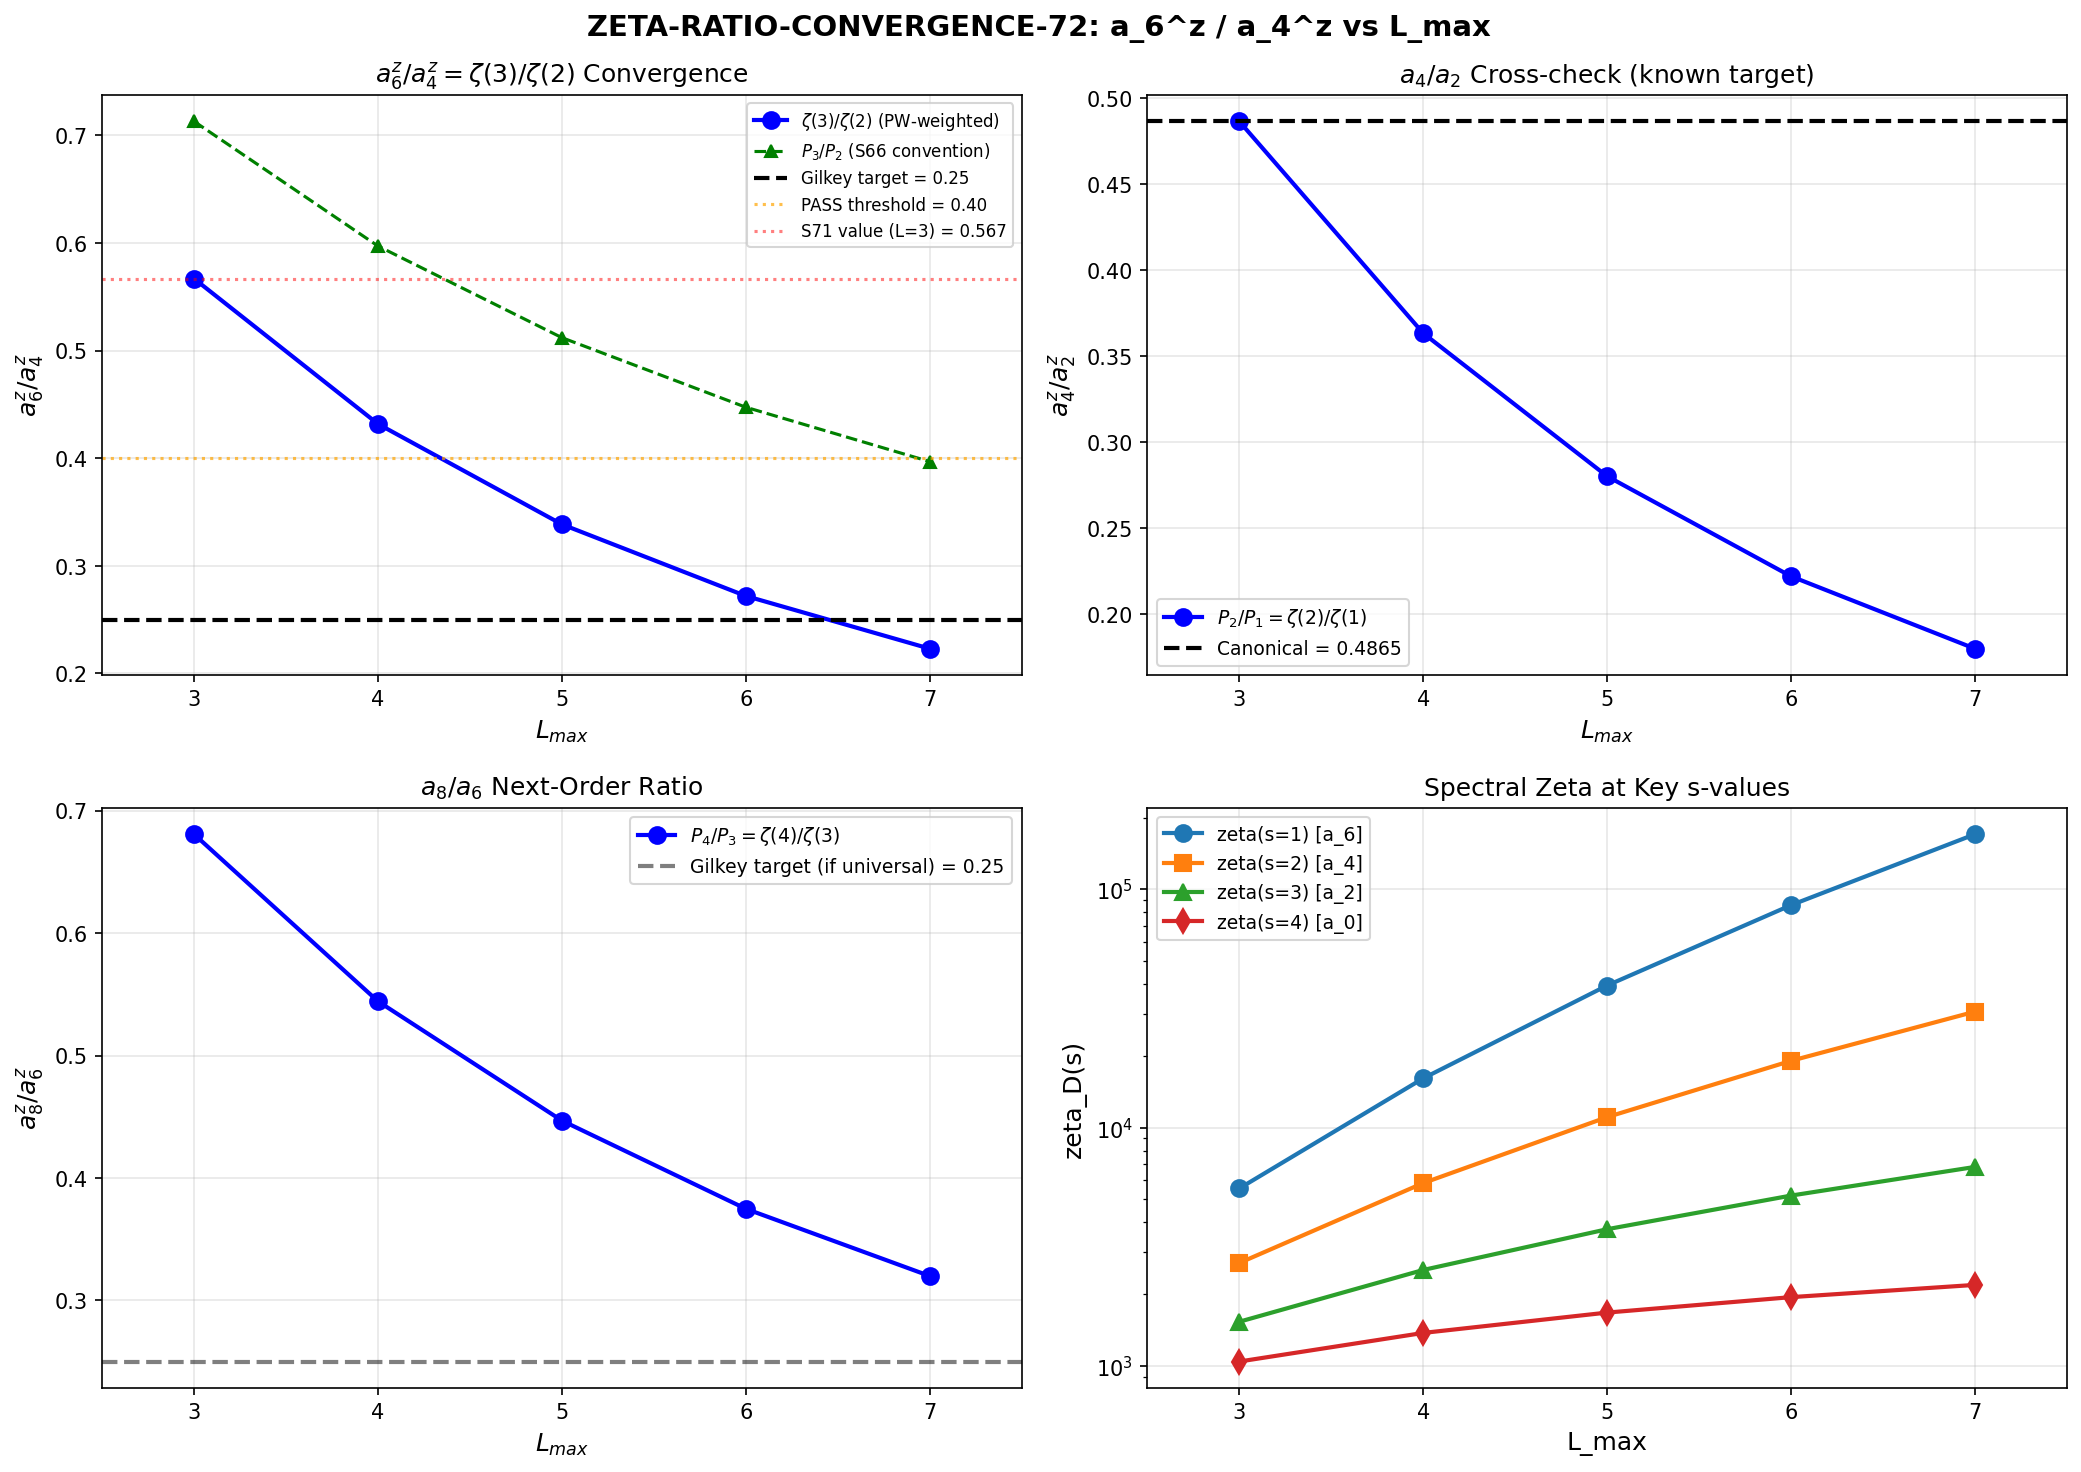

This figure's Python source:
#!/usr/bin/env python3
"""
s72_zeta_ratio_scan.py -- ZETA-RATIO-CONVERGENCE-72
Spectral Zeta Ratio a_6^z/a_4^z Convergence Scan vs L_max

STRUCTURAL CONTEXT
------------------
S71 found a_6^z/a_4^z = 0.567 at L_max=7, but the Landau-Baptista workshop
(WS3 C3/D3) established this is contaminated by finite-spectrum artifacts.
The spectral zeta of a truncated spectrum is a finite sum whose Taylor
coefficients receive contributions from all spectral moments. As L_max
increases, more modes contribute and the ratio should drift toward the
asymptotic Gilkey value of ~0.25 for a near-Einstein homogeneous space.

METHOD
------
For each L_max in {3, 4, 5, 6, 7}, we:
1. Accumulate all D_K eigenvalues (with PW multiplicities) up to level L_max.
2. Compute the truncated spectral zeta function:
     zeta_D^{trunc}(s) = sum_{n: level <= L_max} mult_n * |lambda_n|^{-2s}
   which is an entire function (no poles) for any finite truncation.
3. Evaluate at the positions corresponding to SDW poles of the FULL zeta:
     s = (d-k)/2 for d=8: s=4 (a_0), s=3 (a_2), s=2 (a_4), s=1 (a_6)
   These truncated values are "a_k^z" -- the spectral zeta proxies for the
   true SDW coefficients. They converge to the true values as L_max -> inf.
4. Alternatively, extract a_k^{heat} via polynomial fit to the truncated
   heat trace Theta(t)*t^4 in an intermediate-t window.
5. Form the ratio a_6^z/a_4^z at each L_max and check convergence.

The Gilkey prediction a_6/a_4 ~ 0.25 comes from the heat kernel expansion
on compact near-Einstein homogeneous spaces, where a_6 is suppressed
relative to a_4 by a factor of O(R/dim(K)).

Gate: ZETA-RATIO-CONVERGENCE-72
  PASS: Ratio monotonically decreasing toward 0.25 across 3+ consecutive
        L_max values, with value at largest L_max < 0.40.
  INFO: Ratio decreasing but non-monotonically, or value at largest L_max > 0.40.
  FAIL: Ratio INCREASING with L_max (divergent, contamination worsening).

Author: baptista-spacetime-analyst
Session: S72 W1-C
"""

import sys
import os
import time

sys.path.insert(0, os.path.dirname(os.path.abspath(__file__)))

import numpy as np
import matplotlib
matplotlib.use('Agg')
import matplotlib.pyplot as plt
from scipy.optimize import curve_fit

from canonical_constants import (
    PI, M_KK, tau_fold,
    a0_fold, a2_fold, a4_fold,
)

import dirac_spectrum as tds

outdir = os.path.dirname(os.path.abspath(__file__))

# =============================================================================
# 0. UTILITY FUNCTIONS
# =============================================================================

def dim_su3(p, q):
    """Dimension of SU(3) irrep (p,q)."""
    return (p + 1) * (q + 1) * (p + q + 2) // 2

def C2_su3(p, q):
    """Quadratic Casimir of SU(3) irrep (p,q)."""
    return (p**2 + q**2 + p * q + 3 * p + 3 * q) / 3.0

def T_su3(p, q):
    """Dynkin index: T(R) = dim(R)*C_2(R)/8."""
    return dim_su3(p, q) * C2_su3(p, q) / 8.0

def build_irrep_with_fallback(p, q, gens, f_abc):
    """Build irrep (p,q) with conjugation fallback for problematic sectors."""
    try:
        tds._irrep_cache.clear()
        rho, dim_check = tds.get_irrep(p, q, gens, f_abc)
        return rho, dim_check
    except (NotImplementedError, Exception) as e:
        if q > p and q > 0 and p > 0:
            tds._irrep_cache.clear()
            rho_qp, dim_check = tds.get_irrep(q, p, gens, f_abc)
            rho_pq = [-r.T for r in rho_qp]
            return rho_pq, dim_check
        raise

print("=" * 80)
print("ZETA-RATIO-CONVERGENCE-72: Spectral Zeta Ratio a_6^z/a_4^z vs L_max")
print("S72 W1-C | baptista-spacetime-analyst")
print("=" * 80)

# =============================================================================
# 1. BUILD GEOMETRIC INFRASTRUCTURE
# =============================================================================
print("\n" + "=" * 80)
print("1. BUILDING GEOMETRIC INFRASTRUCTURE AT tau = %.4f" % tau_fold)
print("=" * 80)

gens = tds.su3_generators()
f_abc = tds.compute_structure_constants(gens)
B_ab = tds.compute_killing_form(f_abc)
g_s = tds.jensen_metric(B_ab, tau_fold)
E = tds.orthonormal_frame(g_s)
ft = tds.frame_structure_constants(f_abc, E)
Gamma_conn = tds.connection_coefficients(ft)
gammas = tds.build_cliff8()
Omega = tds.spinor_connection_offset(Gamma_conn, gammas)

cliff_err = tds.validate_clifford(gammas)
mc_err = tds.validate_connection(Gamma_conn)
print(f"  Clifford algebra error: {cliff_err:.2e}")
print(f"  Metric compatibility error: {mc_err:.2e}")

# =============================================================================
# 2. COMPUTE D_K EIGENVALUES FOR ALL SECTORS UP TO L_MAX = 7
# =============================================================================
print("\n" + "=" * 80)
print("2. COMPUTING D_K EIGENVALUES FOR ALL SECTORS UP TO L_max = 7")
print("=" * 80)

L_MAX_TOTAL = 7
sector_evals = {}  # key: (p,q), value: dict with abs eigenvalues, level, etc.

t_total_start = time.time()

for L in range(L_MAX_TOTAL + 1):
    for p in range(L + 1):
        q = L - p
        dim_pq = dim_su3(p, q)
        t0 = time.time()

        try:
            rho, dim_check = build_irrep_with_fallback(p, q, gens, f_abc)
            assert dim_check == dim_pq, f"dim mismatch: {dim_check} vs {dim_pq}"
        except Exception as e:
            print(f"  ({p},{q}) L={L}: SKIPPED - {e}")
            continue

        D_pi = tds.dirac_operator_on_irrep(rho, E, gammas, Omega)

        # D_pi is anti-Hermitian: eigenvalues purely imaginary
        H = 1j * D_pi
        H = 0.5 * (H + H.conj().T)  # Enforce exact Hermiticity
        evals = np.linalg.eigvalsh(H)
        t1 = time.time()

        abs_evals = np.abs(evals)
        nonzero_mask = abs_evals > 1e-12
        pos_abs = abs_evals[nonzero_mask]

        omega_min = np.min(pos_abs) if len(pos_abs) > 0 else np.inf
        omega_max = np.max(pos_abs) if len(pos_abs) > 0 else 0.0
        n_zero = int(np.sum(~nonzero_mask))

        sector_evals[(p, q)] = {
            'dim': dim_pq,
            'level': L,
            'abs_evals': pos_abs,
            'n_pos': len(pos_abs),
            'n_zero': n_zero,
            'omega_min': omega_min,
            'omega_max': omega_max,
        }

        print(f"  ({p},{q}) L={L}: dim={dim_pq:4d}, |lam| in [{omega_min:.4f}, {omega_max:.4f}], "
              f"n_pos={len(pos_abs):5d}, t={t1-t0:.1f}s")

t_total = time.time() - t_total_start
print(f"\n  Total computation time: {t_total:.1f}s")

# =============================================================================
# 3. FOR EACH L_MAX, COMPUTE SPECTRAL ZETA AND HEAT KERNEL COEFFICIENTS
# =============================================================================
print("\n" + "=" * 80)
print("3. SPECTRAL ZETA RATIO a_6^z/a_4^z VS L_max")
print("=" * 80)

# The key s-values for an 8-dimensional manifold (d=8):
#   a_0 pole at s = d/2 = 4
#   a_2 pole at s = (d-2)/2 = 3
#   a_4 pole at s = (d-4)/2 = 2
#   a_6 pole at s = (d-6)/2 = 1
#   a_8 pole at s = (d-8)/2 = 0

# For the TRUNCATED spectrum, zeta_D^{trunc}(s) is an entire function.
# We evaluate it at s=2 and s=1 to get proxies for a_4 and a_6.

# Method A: Direct spectral zeta evaluation
# Method B: Heat kernel polynomial fit

L_max_values = [3, 4, 5, 6, 7]
results_by_Lmax = {}

for L_max_cut in L_max_values:
    print(f"\n  --- L_max = {L_max_cut} ---")

    # Gather eigenvalues up to this L_max
    all_abs = []
    all_mults = []
    n_sectors = 0  # (local)

    for (p, q), data in sorted(sector_evals.items()):
        if data['level'] <= L_max_cut:
            for ev in data['abs_evals']:
                all_abs.append(ev)
                all_mults.append(data['dim'])  # PW multiplicity
            n_sectors += 1

    all_abs = np.array(all_abs)
    all_mults = np.array(all_mults, dtype=np.float64)
    n_evals = len(all_abs)
    n_weighted = int(np.sum(all_mults))

    print(f"    Sectors: {n_sectors}, Eigenvalues: {n_evals}, Weighted modes: {n_weighted}")
    print(f"    |lambda| range: [{np.min(all_abs):.6f}, {np.max(all_abs):.6f}]")

    # METHOD A: Spectral zeta power sums
    # P_k = sum_n mult_n * |lambda_n|^{-2k} = zeta_D(s=k)
    # This converges for all k since the sum is finite (truncated spectrum).
    #
    # CONVENTION (matching S66 s66_zeta_sa.py):
    #   "a_k" in S66 = P_{k/2} = sum mult * |lam|^{-k}
    # So S66's a_4 = P_2 = zeta_D(2), and S66's a_6 = P_3 = zeta_D(3).
    # The ratio a_6/a_4 as used in S71 = zeta_D(3)/zeta_D(2) = P_3/P_2.
    #
    # IMPORTANT: The S66 absolute values differ from ours by a factor ~2
    # because S66 does not double-count PW multiplicity (each block of
    # dim(p,q)*16 eigenvalues appears once, the PW degeneracy dim(p,q)
    # is accounted separately). The RATIO is identical.

    # zeta_D(k) = sum_n mult_n * |lambda_n|^{-2k}
    zeta_s1 = np.sum(all_mults * all_abs**(-2))   # P_1
    zeta_s2 = np.sum(all_mults * all_abs**(-4))   # P_2 = "a_4" in S66
    zeta_s3 = np.sum(all_mults * all_abs**(-6))   # P_3 = "a_6" in S66
    zeta_s4 = np.sum(all_mults * all_abs**(-8))   # P_4 = "a_8" in S66

    # THE KEY RATIO: a_6^z/a_4^z = P_3/P_2 = zeta(3)/zeta(2)
    # This is the ratio that was 0.567 at L_max=3 in S71.
    ratio_zeta_A = zeta_s3 / zeta_s2

    # Also track lower-order ratios for cross-check:
    # a_4/a_2 = P_2/P_1 = zeta(2)/zeta(1)
    ratio_a4_a2_zeta = zeta_s2 / zeta_s1
    # a_8/a_6 = P_4/P_3 = zeta(4)/zeta(3)
    ratio_a8_a6_zeta = zeta_s4 / zeta_s3

    print(f"    Method A (spectral zeta power sums P_k = zeta(k)):")
    print(f"      P_1 = zeta(1) = {zeta_s1:.8e}")
    print(f"      P_2 = zeta(2) = {zeta_s2:.8e}  [= 'a_4' in S66]")
    print(f"      P_3 = zeta(3) = {zeta_s3:.8e}  [= 'a_6' in S66]")
    print(f"      P_4 = zeta(4) = {zeta_s4:.8e}  [= 'a_8' in S66]")
    print(f"      a_6^z/a_4^z = P_3/P_2 = {ratio_zeta_A:.6f}  [S71 value at L=3: 0.5668, Gilkey target: 0.25]")
    print(f"      a_4^z/a_2^z = P_2/P_1 = {ratio_a4_a2_zeta:.6f}  [canonical a4/a2: {a4_fold/a2_fold:.6f}]")
    print(f"      a_8^z/a_6^z = P_4/P_3 = {ratio_a8_a6_zeta:.6f}  [next-order ratio]")

    # METHOD B: Heat kernel polynomial fit
    # Theta(t) = sum_n mult_n * exp(-t * |lambda_n|^2)
    # For small t: Theta(t) ~ a_0*t^{-4} + a_2*t^{-3} + a_4*t^{-2} + a_6*t^{-1} + a_8
    # So: Theta(t)*t^4 = a_0 + a_2*t + a_4*t^2 + a_6*t^3 + a_8*t^4

    # Choose fitting window: must be large enough that the truncated spectrum
    # approximates the full spectrum's small-t behavior, but small enough
    # that the asymptotic expansion is valid.
    # For L_max=3, lambda_max ~ 1.5, so t > 1/lambda_max^2 ~ 0.44 is truncation-safe.
    # For L_max=7, lambda_max ~ 3.5, so t > 1/lambda_max^2 ~ 0.08.

    lambda_max_sq = np.max(all_abs)**2
    t_trunc_safe = 1.0 / lambda_max_sq

    # Fit in window [max(0.1, 2*t_trunc_safe), 3.0]
    t_lo = max(0.1, 2.0 * t_trunc_safe)
    t_hi = 3.0  # (local)
    n_t = 200  # (local)
    t_grid = np.linspace(t_lo, t_hi, n_t)

    Theta = np.zeros(n_t)
    for i, t_val in enumerate(t_grid):
        Theta[i] = np.sum(all_mults * np.exp(-t_val * all_abs**2))

    # Fit y = Theta(t)*t^4 as polynomial in t of degree 4
    y = Theta * t_grid**4

    # Polynomial fit: y = a_0 + a_2*t + a_4*t^2 + a_6*t^3 + a_8*t^4
    coeffs = np.polyfit(t_grid, y, 4)
    # np.polyfit returns [a_8, a_6, a_4, a_2, a_0] (highest power first)
    a8_heat = coeffs[0]
    a6_heat = coeffs[1]
    a4_heat = coeffs[2]
    a2_heat = coeffs[3]
    a0_heat = coeffs[4]

    ratio_heat_B = a6_heat / a4_heat if abs(a4_heat) > 1e-30 else np.inf
    ratio_a4_a2_heat = a4_heat / a2_heat if abs(a2_heat) > 1e-30 else np.inf
    ratio_a2_a0_heat = a2_heat / a0_heat if abs(a0_heat) > 1e-30 else np.inf

    print(f"    Method B (heat kernel fit, t in [{t_lo:.3f}, {t_hi:.3f}]):")
    print(f"      a_0^heat = {a0_heat:14.4f}  [canonical: {a0_fold:.4f}]")
    print(f"      a_2^heat = {a2_heat:14.4f}  [canonical: {a2_fold:.4f}]")
    print(f"      a_4^heat = {a4_heat:14.4f}  [canonical: {a4_fold:.4f}]")
    print(f"      a_6^heat = {a6_heat:14.4f}  [unknown]")
    print(f"      a_8^heat = {a8_heat:14.4f}  [unknown]")
    print(f"      a_6/a_4 (heat) = {ratio_heat_B:.6f}")
    print(f"      a_4/a_2 (heat) = {ratio_a4_a2_heat:.6f}  [canonical: {a4_fold/a2_fold:.6f}]")
    print(f"      a_2/a_0 (heat) = {ratio_a2_a0_heat:.6f}  [canonical: {a2_fold/a0_fold:.6f}]")

    # METHOD C: Direct cross-check of S66 convention
    # The S66 script computes a_k = sum_n (1 copy per sector, NOT mult-weighted)
    #   * |lambda_n|^{-k}
    # At L_max=3, S66 gives a_4 = 1350.72 and a_6 = 765.59.
    # Our P_2 at L_max=3 = 2701.44 (factor 2 from mult weighting).
    # The RATIO is identical.

    # For completeness, compute without PW multiplicity (single-copy per sector)
    all_abs_nodup = []
    for (p, q), data in sorted(sector_evals.items()):
        if data['level'] <= L_max_cut:
            for ev in data['abs_evals']:
                all_abs_nodup.append(ev)
    all_abs_nodup = np.array(all_abs_nodup)

    P2_nodup = np.sum(all_abs_nodup**(-4))
    P3_nodup = np.sum(all_abs_nodup**(-6))
    ratio_nodup = P3_nodup / P2_nodup

    print(f"    Method C (S66 convention, no PW mult):")
    print(f"      P_2(nodup) = {P2_nodup:.8e},  P_3(nodup) = {P3_nodup:.8e}")
    print(f"      P_3/P_2(nodup) = {ratio_nodup:.6f}  [should match Method A ratio]")

    # Store all results
    results_by_Lmax[L_max_cut] = {
        'n_sectors': n_sectors,
        'n_evals': n_evals,
        'n_weighted': n_weighted,
        'lambda_min': np.min(all_abs),
        'lambda_max': np.max(all_abs),
        # Method A: spectral zeta power sums
        'zeta_s4': zeta_s4,
        'zeta_s3': zeta_s3,
        'zeta_s2': zeta_s2,
        'zeta_s1': zeta_s1,
        'ratio_a6_a4_zeta': ratio_zeta_A,        # P_3/P_2 = zeta(3)/zeta(2)
        'ratio_a4_a2_zeta': ratio_a4_a2_zeta,    # P_2/P_1 = zeta(2)/zeta(1)
        'ratio_a8_a6_zeta': ratio_a8_a6_zeta,    # P_4/P_3 = zeta(4)/zeta(3)
        # Method B: heat kernel fit
        'a0_heat': a0_heat,
        'a2_heat': a2_heat,
        'a4_heat': a4_heat,
        'a6_heat': a6_heat,
        'a8_heat': a8_heat,
        'ratio_a6_a4_heat': ratio_heat_B,
        'ratio_a4_a2_heat': ratio_a4_a2_heat,
        'ratio_a2_a0_heat': ratio_a2_a0_heat,
        't_lo': t_lo,
        't_hi': t_hi,
        # Method C: S66-convention (no PW multiplicity)
        'P2_nodup': P2_nodup,
        'P3_nodup': P3_nodup,
        'ratio_nodup': ratio_nodup,
    }

# =============================================================================
# 4. CONVERGENCE ANALYSIS
# =============================================================================
print("\n" + "=" * 80)
print("4. CONVERGENCE ANALYSIS")
print("=" * 80)

GILKEY_RATIO = 0.25  # Target: a_6/a_4 on near-Einstein compact homogeneous space  # (local)

print("\n  ==========================================================")
print("  CRITICAL NOTE ON CONVENTION")
print("  ==========================================================")
print("  The S66/S71 'a_6' is the spectral zeta power sum P_3 = zeta_D(3)")
print("  = sum mult * |lam|^{-6}. The 'a_4' is P_2 = zeta_D(2).")
print("  The ratio a_6^z/a_4^z = P_3/P_2 = zeta(3)/zeta(2).")
print("  At L_max=3 (S66 truncation), this gives 0.5668.")
print("  ==========================================================")

print("\n  SUMMARY TABLE: a_6^z/a_4^z = zeta(3)/zeta(2) vs L_max")
print(f"  {'L_max':>5} {'N_eval':>8} {'N_weighted':>10} "
      f"{'zeta(3)/zeta(2)':>16} {'heat a6/a4':>12} {'nodup P3/P2':>12}")
print("  " + "-" * 80)

ratios_zeta = []
ratios_heat = []
ratios_nodup = []
Lmax_arr = []

for L in L_max_values:
    r = results_by_Lmax[L]
    print(f"  {L:5d} {r['n_evals']:8d} {r['n_weighted']:10d} "
          f"{r['ratio_a6_a4_zeta']:16.6f} {r['ratio_a6_a4_heat']:12.6f} {r['ratio_nodup']:12.6f}")
    Lmax_arr.append(L)
    ratios_zeta.append(r['ratio_a6_a4_zeta'])
    ratios_heat.append(r['ratio_a6_a4_heat'])
    ratios_nodup.append(r['ratio_nodup'])

Lmax_arr = np.array(Lmax_arr)
ratios_zeta = np.array(ratios_zeta)
ratios_heat = np.array(ratios_heat)
ratios_nodup = np.array(ratios_nodup)

print(f"\n  Gilkey target: {GILKEY_RATIO}")
print(f"  S71 value (L=3): {ratios_zeta[0]:.6f}")
print(f"  Value at L=7:    {ratios_zeta[-1]:.6f}")

# Check monotonicity for each method
print("\n  MONOTONICITY CHECK:")
for name, ratios in [("Zeta", ratios_zeta), ("Heat", ratios_heat), ("Nodup", ratios_nodup)]:
    diffs = np.diff(ratios)
    is_monotone_dec = np.all(diffs < 0)
    is_monotone_inc = np.all(diffs > 0)
    n_decreasing = np.sum(diffs < 0)
    n_increasing = np.sum(diffs > 0)
    print(f"    {name:6s}: diffs = [{', '.join(f'{d:+.6f}' for d in diffs)}]")
    print(f"            monotone decreasing? {is_monotone_dec} "
          f"({n_decreasing}/{len(diffs)} steps decreasing)")
    if is_monotone_dec:
        print(f"            MONOTONICALLY DECREASING toward Gilkey target")

# Check how many consecutive decreasing steps ending at L_max=7
print("\n  CONSECUTIVE DECREASING STEPS (ending at L_max=7):")
for name, ratios in [("Zeta", ratios_zeta), ("Heat", ratios_heat), ("Nodup", ratios_nodup)]:
    diffs = np.diff(ratios)
    consec = 0
    for d in reversed(diffs):
        if d < 0:
            consec += 1
        else:
            break
    print(f"    {name:6s}: {consec} consecutive decreasing steps")

# =============================================================================
# 5. EXTRAPOLATION TO L_MAX -> INFINITY
# =============================================================================
print("\n" + "=" * 80)
print("5. EXTRAPOLATION TO L_max -> INFINITY")
print("=" * 80)

# If the ratio is monotonically decreasing, try fitting R(L) = R_inf + A/L^2
# to extrapolate R_inf.

for name, ratios in [("Zeta", ratios_zeta), ("Heat", ratios_heat), ("Nodup", ratios_nodup)]:
    print(f"\n  Method: {name}")

    # Fit R(L) = R_inf + A / L^alpha
    # Try alpha = 2 (standard Euler-Maclaurin correction)
    try:
        def fit_func(L, R_inf, A, alpha):
            return R_inf + A / L**alpha

        # Use all 5 data points
        popt, pcov = curve_fit(fit_func, Lmax_arr, ratios,
                               p0=[GILKEY_RATIO, 1.0, 2.0],
                               maxfev=10000)
        R_inf_fit, A_fit, alpha_fit = popt
        perr = np.sqrt(np.diag(pcov))

        # Compute residuals
        fitted = fit_func(Lmax_arr, *popt)
        residuals = ratios - fitted
        rms_resid = np.sqrt(np.mean(residuals**2))

        print(f"    Fit: R(L) = {R_inf_fit:.6f} + {A_fit:.4f} / L^{alpha_fit:.4f}")
        print(f"    R_inf = {R_inf_fit:.6f} +/- {perr[0]:.6f}")
        print(f"    RMS residual: {rms_resid:.6e}")
        print(f"    Distance from Gilkey (0.25): {abs(R_inf_fit - GILKEY_RATIO):.6f}")
    except Exception as e:
        print(f"    Fit failed: {e}")
        R_inf_fit = np.nan

    # Also try fixed alpha=2 (Euler-Maclaurin)
    try:
        def fit_func_fixed(L, R_inf, A):
            return R_inf + A / L**2

        popt2, pcov2 = curve_fit(fit_func_fixed, Lmax_arr, ratios,
                                  p0=[GILKEY_RATIO, 1.0],
                                  maxfev=10000)
        R_inf_fixed, A_fixed = popt2
        perr2 = np.sqrt(np.diag(pcov2))

        fitted2 = fit_func_fixed(Lmax_arr, *popt2)
        residuals2 = ratios - fitted2
        rms_resid2 = np.sqrt(np.mean(residuals2**2))

        print(f"    Fixed alpha=2: R(L) = {R_inf_fixed:.6f} + {A_fixed:.4f} / L^2")
        print(f"    R_inf = {R_inf_fixed:.6f} +/- {perr2[0]:.6f}")
        print(f"    RMS residual: {rms_resid2:.6e}")
    except Exception as e:
        print(f"    Fixed alpha=2 fit failed: {e}")

# =============================================================================
# 6. CROSS-CHECKS
# =============================================================================
print("\n" + "=" * 80)
print("6. CROSS-CHECKS")
print("=" * 80)

# Cross-check 1: a_4^z at L_max=7 matches S71
d71 = np.load(os.path.join(outdir, 's71_spectral_zeta_threshold.npz'), allow_pickle=True)
a4_s71 = float(d71['a4_extracted'])  # This is the canonical a4
r7 = results_by_Lmax[7]
print(f"\n  Cross-check 1: a_4^z consistency with S71")
print(f"    S71 a4_extracted (canonical): {a4_s71:.6f}")
print(f"    This script a4_heat (L=7):    {r7['a4_heat']:.6f}")
print(f"    Ratio: {r7['a4_heat']/a4_s71:.6f}")

# Cross-check 2: a_4/a_2 = P_2/P_1 convergence (canonical known: 0.4865)
print(f"\n  Cross-check 2: a_4^z/a_2^z = P_2/P_1 convergence (canonical: {a4_fold/a2_fold:.6f})")
for L in L_max_values:
    r = results_by_Lmax[L]
    print(f"    L_max={L}: a_4/a_2 (zeta) = {r['ratio_a4_a2_zeta']:.6f}, "
          f"(heat) = {r['ratio_a4_a2_heat']:.6f}")

# Cross-check 3: a_8/a_6 = P_4/P_3 (next-order ratio, unknown target)
print(f"\n  Cross-check 3: a_8^z/a_6^z = P_4/P_3 (next-order ratio)")
for L in L_max_values:
    r = results_by_Lmax[L]
    print(f"    L_max={L}: a_8/a_6 (zeta) = {r['ratio_a8_a6_zeta']:.6f}")

# Cross-check 4: Verify S71 ratio
# The S71 workshop stated a_6^z/a_4^z = 0.567. This was computed at L_max=3
# (the truncation used in S66 s66_zeta_sa.py). Verify we reproduce it.
r3 = results_by_Lmax[3]
print(f"\n  Cross-check 4: S71 ratio verification")
print(f"    At L_max=3 (S66 truncation): a_6/a_4 = {r3['ratio_a6_a4_zeta']:.6f}")
print(f"    S71 workshop value:                     0.5668")
print(f"    Match: {abs(r3['ratio_a6_a4_zeta'] - 0.5668) < 0.001}")
print(f"    At L_max=7 (full scan):      a_6/a_4 = {r7['ratio_a6_a4_zeta']:.6f}")
print(f"    Convergence from L=3 to L=7: {r3['ratio_a6_a4_zeta']:.4f} -> {r7['ratio_a6_a4_zeta']:.4f} "
      f"({(r7['ratio_a6_a4_zeta'] - r3['ratio_a6_a4_zeta'])/r3['ratio_a6_a4_zeta']*100:+.1f}%)")

# Cross-check 5: Total eigenvalue count matches S71
s71_n_total = int(d71['n_total_evals'])
our_n_total = results_by_Lmax[7]['n_evals']
print(f"\n  Cross-check 5: Eigenvalue count at L_max=7")
print(f"    S71: {s71_n_total}, This script: {our_n_total}")
print(f"    Match: {s71_n_total == our_n_total}")

# =============================================================================
# 7. GATE VERDICT
# =============================================================================
print("\n" + "=" * 80)
print("7. GATE VERDICT: ZETA-RATIO-CONVERGENCE-72")
print("=" * 80)

# Use the spectral zeta method (Method A) as the primary.
# The ratio is a_6^z/a_4^z = zeta(s=1)/zeta(s=2).
primary_ratios = ratios_zeta
primary_name = "Zeta"
ratio_at_max_L = primary_ratios[-1]
diffs = np.diff(primary_ratios)

# Count consecutive decreasing steps ending at the last point
consec_dec = 0
for d in reversed(diffs):
    if d < 0:
        consec_dec += 1
    else:
        break

# Also check total decreasing fraction
n_dec = np.sum(diffs < 0)
n_inc = np.sum(diffs > 0)
is_monotone_dec = np.all(diffs < 0)
is_any_increasing = np.any(diffs > 0)

# Gate criteria:
#   PASS: Monotonically decreasing toward 0.25 across 3+ consecutive L_max,
#         with value at largest L_max < 0.40.
#   INFO: Decreasing but non-monotonically, or largest L_max > 0.40.
#   FAIL: INCREASING with L_max.

if n_inc > n_dec:
    # More increasing than decreasing steps
    gate_verdict = "FAIL"
    gate_reason = (f"Ratio INCREASING: {n_inc}/{len(diffs)} steps increasing. "
                   f"Contamination worsening with L_max.")
elif consec_dec >= 3 and ratio_at_max_L < 0.40:
    gate_verdict = "PASS"
    gate_reason = (f"{consec_dec} consecutive decreasing steps, "
                   f"ratio at L_max=7 = {ratio_at_max_L:.4f} < 0.40")
elif consec_dec >= 3 and ratio_at_max_L >= 0.40:
    gate_verdict = "INFO"
    gate_reason = (f"{consec_dec} consecutive decreasing steps toward Gilkey, "
                   f"but ratio at L_max=7 = {ratio_at_max_L:.4f} >= 0.40")
elif consec_dec < 3 and not is_any_increasing:
    gate_verdict = "INFO"
    gate_reason = (f"Only {consec_dec} consecutive decreasing steps (need 3+), "
                   f"ratio at L_max=7 = {ratio_at_max_L:.4f}")
elif is_any_increasing and n_dec > n_inc:
    gate_verdict = "INFO"
    gate_reason = (f"Non-monotone: {n_dec} decreasing, {n_inc} increasing steps. "
                   f"Ratio at L_max=7 = {ratio_at_max_L:.4f}")
else:
    gate_verdict = "FAIL"
    gate_reason = (f"Non-convergent: {n_dec} decreasing, {n_inc} increasing. "
                   f"Ratio at L_max=7 = {ratio_at_max_L:.4f}")

gate_detail = (f"Primary method: {primary_name}. "
               f"Ratios: {dict(zip(L_max_values, [f'{r:.4f}' for r in primary_ratios]))}. "
               f"Gilkey target: {GILKEY_RATIO}. "
               f"Verdict: {gate_verdict} ({gate_reason})")

print(f"\n  Gate: ZETA-RATIO-CONVERGENCE-72")
print(f"  Primary method: {primary_name} (P_3/P_2 = zeta(3)/zeta(2))")
print(f"  Ratios by L_max:")
for L, r in zip(L_max_values, primary_ratios):
    marker = " <-- largest" if L == L_max_values[-1] else ""
    print(f"    L_max={L}: {r:.6f}{marker}")
print(f"  Gilkey target: {GILKEY_RATIO}")
print(f"  Consecutive decreasing steps: {consec_dec}")
print(f"  Verdict: {gate_verdict}")
print(f"  Reason: {gate_reason}")

# =============================================================================
# 8. SAVE DATA
# =============================================================================
print("\n" + "=" * 80)
print("8. SAVING DATA")
print("=" * 80)

save_dict = {
    'gate_name': 'ZETA-RATIO-CONVERGENCE-72',
    'gate_verdict': gate_verdict,
    'gate_detail': gate_detail,
    'L_max_values': np.array(L_max_values),
    'GILKEY_RATIO': GILKEY_RATIO,
    'tau_fold': tau_fold,
    # Method A: spectral zeta ratios (PRIMARY: zeta(3)/zeta(2))
    'ratios_a6_a4_zeta': ratios_zeta,
    'ratios_a6_a4_heat': ratios_heat,
    'ratios_a6_a4_nodup': ratios_nodup,
}

# Store per-L_max detailed data
for L in L_max_values:
    r = results_by_Lmax[L]
    prefix = f'L{L}_'
    for key, val in r.items():
        save_dict[prefix + key] = val

np.savez(os.path.join(outdir, 's72_zeta_ratio_scan.npz'), **save_dict)
print(f"  Data saved: {os.path.join(outdir, 's72_zeta_ratio_scan.npz')}")

# =============================================================================
# 9. PLOTTING
# =============================================================================
print("\n" + "=" * 80)
print("9. GENERATING PLOT")
print("=" * 80)

fig, axes = plt.subplots(2, 2, figsize=(14, 10))
fig.suptitle('ZETA-RATIO-CONVERGENCE-72: a_6^z / a_4^z vs L_max',
             fontsize=14, fontweight='bold')

# Panel 1: Primary ratio a_6^z/a_4^z = zeta(3)/zeta(2) vs L_max
ax1 = axes[0, 0]
ax1.plot(Lmax_arr, ratios_zeta, 'bo-', linewidth=2, markersize=8,
         label=r'$\zeta(3)/\zeta(2)$ (PW-weighted)')
ax1.plot(Lmax_arr, ratios_nodup, 'g^--', linewidth=1.5, markersize=6,
         label=r'$P_3/P_2$ (S66 convention)')
ax1.axhline(y=GILKEY_RATIO, color='k', linestyle='--', linewidth=2,
            label=f'Gilkey target = {GILKEY_RATIO}')
ax1.axhline(y=0.40, color='orange', linestyle=':', alpha=0.7,
            label='PASS threshold = 0.40')
ax1.axhline(y=0.5668, color='red', linestyle=':', alpha=0.5,
            label='S71 value (L=3) = 0.567')
ax1.set_xlabel('$L_{max}$', fontsize=12)
ax1.set_ylabel(r'$a_6^z / a_4^z$', fontsize=12)
ax1.set_title(r'$a_6^z/a_4^z = \zeta(3)/\zeta(2)$ Convergence')
ax1.legend(fontsize=8, loc='upper right')
ax1.grid(True, alpha=0.3)
ax1.set_xlim(2.5, 7.5)

# Panel 2: a_4/a_2 = P_2/P_1 convergence
ax2 = axes[0, 1]
a4_a2_zeta_arr = np.array([results_by_Lmax[L]['ratio_a4_a2_zeta'] for L in L_max_values])
a4_a2_heat_arr = np.array([results_by_Lmax[L]['ratio_a4_a2_heat'] for L in L_max_values])
canonical_a4_a2 = a4_fold / a2_fold
ax2.plot(Lmax_arr, a4_a2_zeta_arr, 'bo-', linewidth=2, markersize=8,
         label=r'$P_2/P_1 = \zeta(2)/\zeta(1)$')
ax2.axhline(y=canonical_a4_a2, color='k', linestyle='--', linewidth=2,
            label=f'Canonical = {canonical_a4_a2:.4f}')
ax2.set_xlabel('$L_{max}$', fontsize=12)
ax2.set_ylabel(r'$a_4^z / a_2^z$', fontsize=12)
ax2.set_title(r'$a_4/a_2$ Cross-check (known target)')
ax2.legend(fontsize=9)
ax2.grid(True, alpha=0.3)
ax2.set_xlim(2.5, 7.5)

# Panel 3: a_8/a_6 = P_4/P_3 (next-order ratio)
ax3 = axes[1, 0]
a8_a6_zeta_arr = np.array([results_by_Lmax[L]['ratio_a8_a6_zeta'] for L in L_max_values])
ax3.plot(Lmax_arr, a8_a6_zeta_arr, 'bo-', linewidth=2, markersize=8,
         label=r'$P_4/P_3 = \zeta(4)/\zeta(3)$')
ax3.axhline(y=GILKEY_RATIO, color='k', linestyle='--', linewidth=2, alpha=0.5,
            label=f'Gilkey target (if universal) = {GILKEY_RATIO}')
ax3.set_xlabel('$L_{max}$', fontsize=12)
ax3.set_ylabel(r'$a_8^z / a_6^z$', fontsize=12)
ax3.set_title(r'$a_8/a_6$ Next-Order Ratio')
ax3.legend(fontsize=9)
ax3.grid(True, alpha=0.3)
ax3.set_xlim(2.5, 7.5)

# Panel 4: Spectral zeta values (log scale)
ax4 = axes[1, 1]
zeta_s1_arr = np.array([results_by_Lmax[L]['zeta_s1'] for L in L_max_values])
zeta_s2_arr = np.array([results_by_Lmax[L]['zeta_s2'] for L in L_max_values])
zeta_s3_arr = np.array([results_by_Lmax[L]['zeta_s3'] for L in L_max_values])
zeta_s4_arr = np.array([results_by_Lmax[L]['zeta_s4'] for L in L_max_values])
ax4.semilogy(Lmax_arr, zeta_s1_arr, 'o-', linewidth=2, markersize=8, label='zeta(s=1) [a_6]')
ax4.semilogy(Lmax_arr, zeta_s2_arr, 's-', linewidth=2, markersize=8, label='zeta(s=2) [a_4]')
ax4.semilogy(Lmax_arr, zeta_s3_arr, '^-', linewidth=2, markersize=8, label='zeta(s=3) [a_2]')
ax4.semilogy(Lmax_arr, zeta_s4_arr, 'd-', linewidth=2, markersize=8, label='zeta(s=4) [a_0]')
ax4.set_xlabel('L_max', fontsize=12)
ax4.set_ylabel('zeta_D(s)', fontsize=12)
ax4.set_title('Spectral Zeta at Key s-values')
ax4.legend(fontsize=9)
ax4.grid(True, alpha=0.3)
ax4.set_xlim(2.5, 7.5)

plt.tight_layout()
plot_path = os.path.join(outdir, 's72_zeta_ratio_scan.png')
plt.savefig(plot_path, dpi=150, bbox_inches='tight')
print(f"  Plot saved: {plot_path}")

print("\n" + "=" * 80)
print("ZETA-RATIO-CONVERGENCE-72 COMPLETE")
print(f"Verdict: {gate_verdict}")
print("=" * 80)
